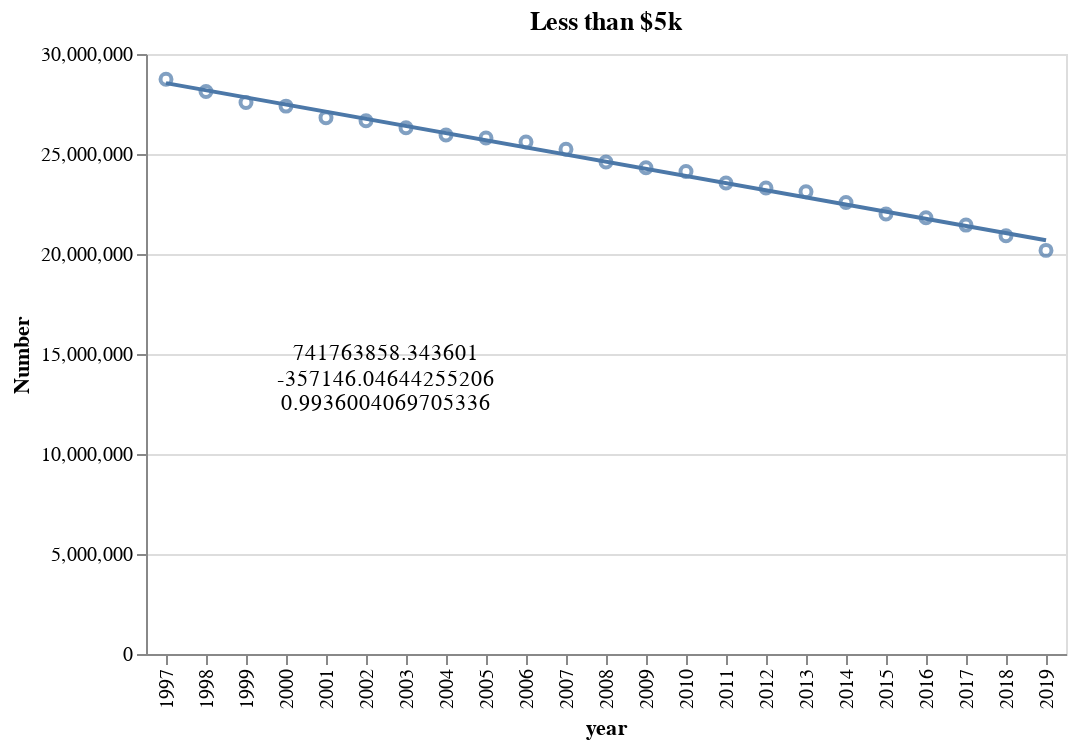

Notebook code cell kept with this figure:
### Code cell
chart = (
    alt.Chart(less_than_5k.reset_index())
    .mark_point()
    .encode(
        x="year:O",
        y="Number:Q",
    )
    .properties(title="Less than $5k")
)

coef = (
    chart.transform_regression("year", "Number", params=True)
    .mark_text()
    .encode(
        x=alt.value(120),
        y=alt.value(150),
        text="coef:N",
    )
)

rSquared = (
    chart.transform_regression("year", "Number", params=True)
    .mark_text()
    .encode(
        x=alt.value(120),
        y=alt.value(175),
        text="rSquared:N",
    )
)
line = chart.transform_regression("year", "Number").mark_line()
(chart + coef + rSquared + line).interactive()

### Figure 1 — Vega-Lite specification as saved in the notebook (floating-point values rounded to 4 significant figures)
{"config": {"view": {"continuousWidth": 400, "continuousHeight": 300}}, "layer": [{"mark": "point", "encoding": {"x": {"type": "ordinal", "field": "year"}, "y": {"type": "quantitative", "field": "Number"}}, "selection": {"selector003": {"type": "interval", "bind": "scales", "encodings": ["x", "y"]}}, "title": "Less than $5k"}, {"mark": "text", "encoding": {"text": {"type": "nominal", "field": "coef"}, "x": {"value": 120}, "y": {"value": 150}}, "title": "Less than $5k", "transform": [{"on": "year", "regression": "Number", "params": true}]}, {"mark": "text", "encoding": {"text": {"type": "nominal", "field": "rSquared"}, "x": {"value": 120}, "y": {"value": 175}}, "title": "Less than $5k", "transform": [{"on": "year", "regression": "Number", "params": true}]}, {"mark": "line", "encoding": {"x": {"type": "ordinal", "field": "year"}, "y": {"type": "quantitative", "field": "Number"}}, "title": "Less than $5k", "transform": [{"on": "year", "regression": "Number"}]}], "data": {"name": "data-0443db874ff6dbcb96eb502fd513d050"}, "$schema": "https://vega.github.io/schema/vega-lite/v4.8.1.json", "datasets": {"data-0443db874ff6dbcb96eb502fd513d050": [{"year": 1997, "Net compensation interval": "$0.01 — 4,999.99", "Number": 28733228}, {"year": 1998, "Net compensation interval": "$0.01 — 4,999.99", "Number": 28122423}, {"year": 1999, "Net compensation interval": "$0.01 — 4,999.99", "Number": 27575843}, {"year": 2000, "Net compensation interval": "$0.01 — 4,999.99", "Number": 27394588}, {"year": 2001, "Net compensation interval": "$0.01 — 4,999.99", "Number": 26817190}, {"year": 2002, "Net compensation interval": "$0.01 — 4,999.99", "Number": 26662922}, {"year": 2003, "Net compensation interval": "$0.01 — 4,999.99", "Number": 26312244}, {"year": 2004, "Net compensation interval": "$0.01 — 4,999.99", "Number": 25949558}, {"year": 2005, "Net compensation interval": "$0.01 — 4,999.99", "Number": 25800867}, {"year": 2006, "Net compensation interval": "$0.01 — 4,999.99", "Number": 25600469}, {"year": 2007, "Net compensation interval": "$0.01 — 4,999.99", "Number": 25233419}, {"year": 2008, "Net compensation interval": "$0.01 — 4,999.99", "Number": 24596809}, {"year": 2009, "Net compensation interval": "$0.01 — 4,999.99", "Number": 24315992}, {"year": 2010, "Net compensation interval": "$0.01 — 4,999.99", "Number": 24124490}, {"year": 2011, "Net compensation interval": "$0.01 — 4,999.99", "Number": 23548858}, {"year": 2012, "Net compensation interval": "$0.01 — 4,999.99", "Number": 23303064}, {"year": 2013, "Net compensation interval": "$0.01 — 4,999.99", "Number": 23115933}, {"year": 2014, "Net compensation interval": "$0.01 — 4,999.99", "Number": 22574440}, {"year": 2015, "Net compensation interval": "$0.01 — 4,999.99", "Number": 21998602}, {"year": 2016, "Net compensation interval": "$0.01 — 4,999.99", "Number": 21816123}, {"year": 2017, "Net compensation interval": "$0.01 — 4,999.99", "Number": 21445269}, {"year": 2018, "Net compensation interval": "$0.01 — 4,999.99", "Number": 20912646}, {"year": 2019, "Net compensation interval": "$0.01 — 4,999.99", "Number": 20180756}]}}
